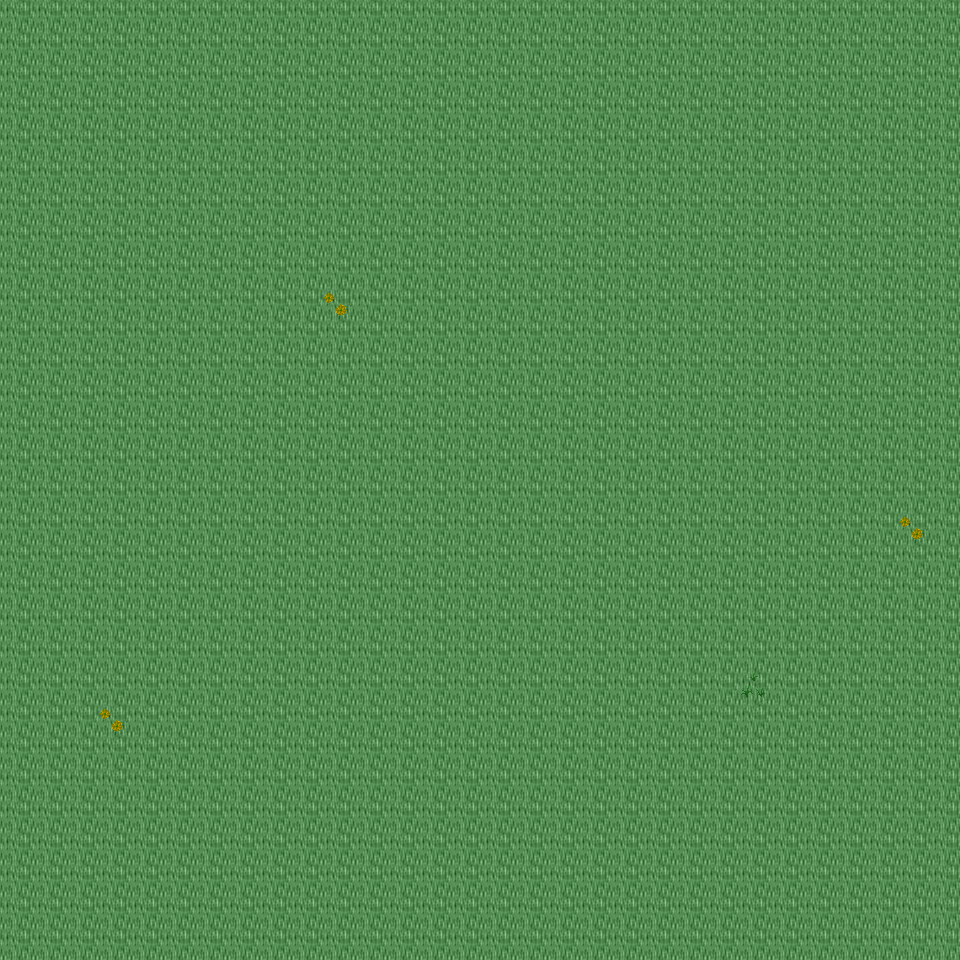

This is a level from a 2D game, rendered from its Tiled map with the project's own tilesets. A one-line summary and the map file follow, with tile-layer data summarised:
An orthogonal 30x30 tile map with 32x32 px tiles, 6 tile layers (Ground, Object, Object2, Above, ...), 12 tilesets and 2 objects (2x mapExit).

<map version="1.0" orientation="orthogonal" renderorder="right-down" width="30" height="30" tilewidth="32" tileheight="32" nextobjectid="3">
  <tileset firstgid="1" name="tileset_ground_ground" tilewidth="32" tileheight="32" tilecount="33" columns="3">
    <image source="../drawable/tileset_ground_ground.png" width="96" height="352" />
  </tileset>
  <tileset firstgid="34" name="tileset_ground_water_pool" tilewidth="32" tileheight="32" tilecount="72" columns="3">
    <image source="../drawable/tileset_ground_water_pool.png" width="96" height="768" />
  </tileset>
  <tileset firstgid="106" name="tileset_ground_grass_edges" tilewidth="32" tileheight="32" tilecount="36" columns="12">
    <image source="../drawable/tileset_ground_grass_edges.png" width="384" height="96" />
  </tileset>
  <tileset firstgid="142" name="tileset_ground_grass_corners" tilewidth="32" tileheight="32" tilecount="24" columns="6">
    <image source="../drawable/tileset_ground_grass_corners.png" width="192" height="128" />
  </tileset>
  <tileset firstgid="166" name="tileset_building_wall_wood" tilewidth="32" tileheight="32" tilecount="16" columns="4">
    <image source="../drawable/tileset_building_wall_wood.png" width="128" height="128" />
  </tileset>
  <tileset firstgid="182" name="tileset_plant_grasses" tilewidth="32" tileheight="32" tilecount="6" columns="3">
    <image source="../drawable/tileset_plant_grasses.png" width="96" height="64" />
  </tileset>
  <tileset firstgid="188" name="tileset_plant_flower_daisy_yellow" tilewidth="32" tileheight="32" tilecount="8" columns="2">
    <image source="../drawable/tileset_plant_flower_daisy_yellow.png" width="64" height="128" />
  </tileset>
  <tileset firstgid="196" name="tileset_plant_flower_daisy_blue" tilewidth="32" tileheight="32" tilecount="8" columns="2">
    <image source="../drawable/tileset_plant_flower_daisy_blue.png" width="64" height="128" />
  </tileset>
  <tileset firstgid="204" name="tileset_building_door_door_w" tilewidth="32" tileheight="32" tilecount="6" columns="2">
    <image source="../drawable/tileset_building_door_door_w.png" width="64" height="96" />
  </tileset>
  <tileset firstgid="210" name="tileset_building_door_door_e" tilewidth="32" tileheight="32" tilecount="6" columns="2">
    <image source="../drawable/tileset_building_door_door_e.png" width="64" height="96" />
  </tileset>
  <tileset firstgid="216" name="tileset_logic_creature_animal" tilewidth="32" tileheight="32" tilecount="32" columns="8">
    <image source="../drawable/tileset_logic_creature_animal.png" width="256" height="128" />
  </tileset>
  <tileset firstgid="248" name="tileset_logic_collision" tilewidth="32" tileheight="32" tilecount="1" columns="1">
    <image source="../drawable/tileset_logic_collision.png" width="32" height="32" />
  </tileset>
  <layer name="Ground" width="30" height="30">
    <data>[900 cells, 900 non-empty, 1 distinct tile ids]</data>
  </layer>
  <layer name="Object" width="30" height="30">
    <data>[900 cells, 0 non-empty, 0 distinct tile ids]</data>
  </layer>
  <layer name="Object2" width="30" height="30">
    <data>[900 cells, 4 non-empty, 2 distinct tile ids]</data>
  </layer>
  <layer name="Above" width="30" height="30">
    <data>[900 cells, 0 non-empty, 0 distinct tile ids]</data>
  </layer>
  <layer name="Above2" width="30" height="30">
    <data>[900 cells, 0 non-empty, 0 distinct tile ids]</data>
  </layer>
  <layer name="Walkable" width="30" height="30">
    <data>[900 cells, 0 non-empty, 0 distinct tile ids]</data>
  </layer>
  <objectgroup name="MapEvents">
    <object id="1" name="south" type="mapExit" x="0" y="928" width="960" height="32">
      <properties>
        <property name="map" value="level_0_x187_y94" />
        <property name="x" value="0" />
        <property name="y" value="1" />
      </properties>
    </object>
    <object id="2" name="east" type="mapExit" x="928" y="0" width="32" height="960">
      <properties>
        <property name="map" value="level_0_x188_y93" />
        <property name="x" value="1" />
        <property name="y" value="0" />
      </properties>
    </object>
  </objectgroup>
</map>
